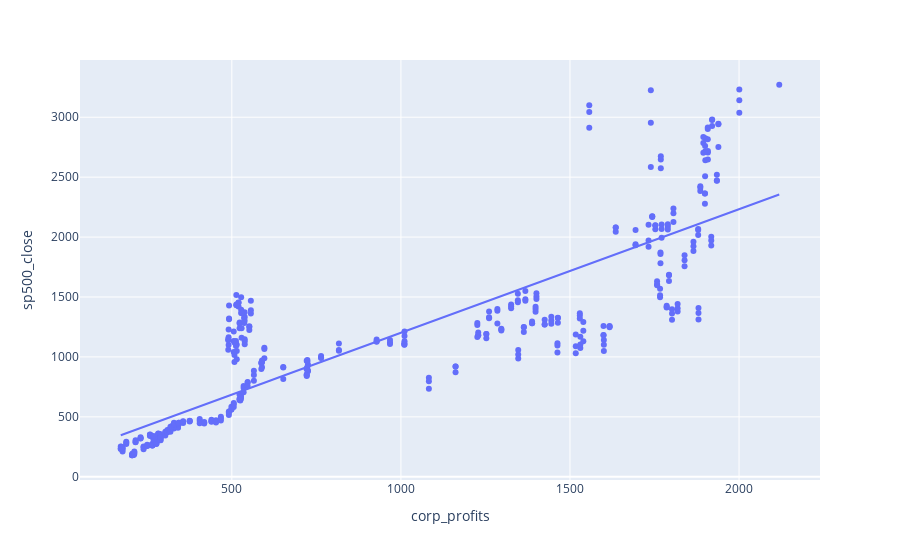
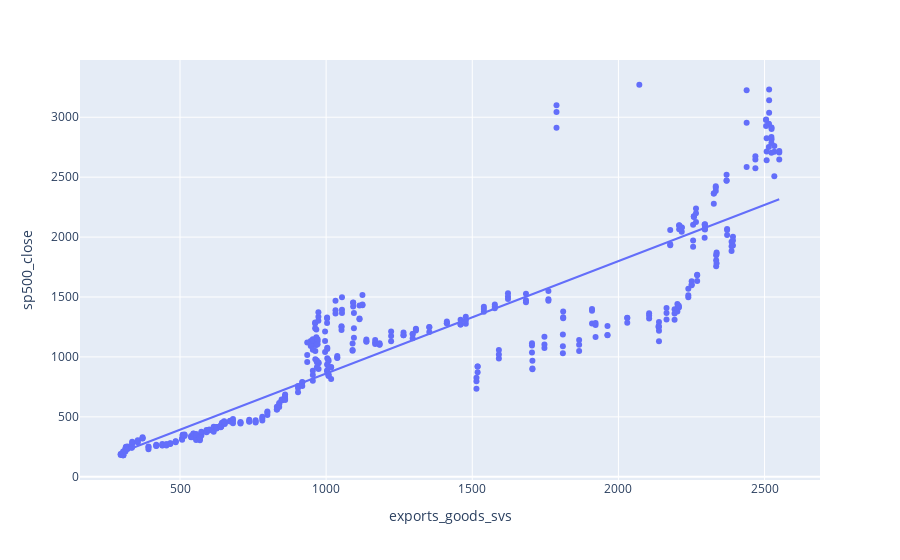
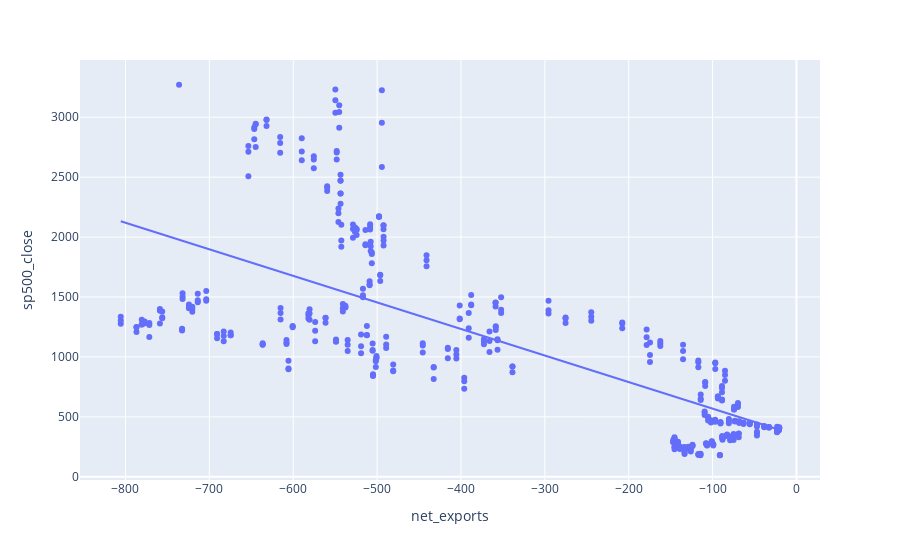
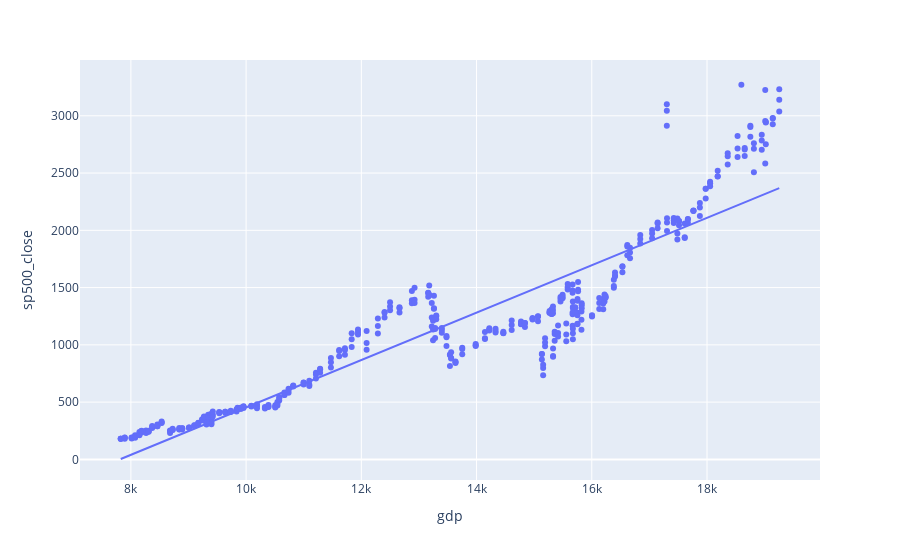

The cell these charts' notebook holds for them, in order:
### Code cell
for col in df.columns[:-4]:
    display(px.scatter(df, x=col, y='sp500_close', trendline='ols'))

### Figure 1 — Plotly figure (JSON) as saved in the notebook; plotly's stock layout.template omitted (floating-point values rounded to 4 significant figures; data arrays with more than 128 entries replaced by an {"elided": "..."} marker saying what was removed)
{"data": [{"hovertemplate": "corp_profits=%{x}<br>sp500_close=%{y}<extra></extra>", "legendgroup": "", "marker": {"color": "#636efa", "symbol": "circle"}, "mode": "markers", "name": "", "orientation": "v", "showlegend": false, "type": "scatter", "x": {"elided": "427 float values"}, "xaxis": "x", "y": {"elided": "427 float values"}, "yaxis": "y"}, {"hovertemplate": "<b>OLS trendline</b><br>sp500_close = 1.03128 * corp_profits + 169.907<br>R<sup>2</sup>=0.740684<br><br>corp_profits=%{x}<br>sp500_close=%{y} <b>(trend)</b><extra></extra>", "legendgroup": "", "marker": {"color": "#636efa", "symbol": "circle"}, "mode": "lines", "name": "", "showlegend": false, "type": "scatter", "x": {"elided": "427 float values"}, "xaxis": "x", "y": {"elided": "427 float values"}, "yaxis": "y"}], "layout": {"legend": {"tracegroupgap": 0}, "margin": {"t": 60}, "xaxis": {"anchor": "y", "domain": [0, 1], "title": {"text": "corp_profits"}}, "yaxis": {"anchor": "x", "domain": [0, 1], "title": {"text": "sp500_close"}}}}

### Figure 2 — Plotly figure (JSON) as saved in the notebook; plotly's stock layout.template omitted (floating-point values rounded to 4 significant figures; data arrays with more than 128 entries replaced by an {"elided": "..."} marker saying what was removed)
{"data": [{"hovertemplate": "exports_goods_svs=%{x}<br>sp500_close=%{y}<extra></extra>", "legendgroup": "", "marker": {"color": "#636efa", "symbol": "circle"}, "mode": "markers", "name": "", "orientation": "v", "showlegend": false, "type": "scatter", "x": {"elided": "427 float values"}, "xaxis": "x", "y": {"elided": "427 float values"}, "yaxis": "y"}, {"hovertemplate": "<b>OLS trendline</b><br>sp500_close = 0.937906 * exports_goods_svs + -75.8559<br>R<sup>2</sup>=0.799286<br><br>exports_goods_svs=%{x}<br>sp500_close=%{y} <b>(trend)</b><extra></extra>", "legendgroup": "", "marker": {"color": "#636efa", "symbol": "circle"}, "mode": "lines", "name": "", "showlegend": false, "type": "scatter", "x": {"elided": "427 float values"}, "xaxis": "x", "y": {"elided": "427 float values"}, "yaxis": "y"}], "layout": {"legend": {"tracegroupgap": 0}, "margin": {"t": 60}, "xaxis": {"anchor": "y", "domain": [0, 1], "title": {"text": "exports_goods_svs"}}, "yaxis": {"anchor": "x", "domain": [0, 1], "title": {"text": "sp500_close"}}}}

### Figure 3 — Plotly figure (JSON) as saved in the notebook; plotly's stock layout.template omitted (floating-point values rounded to 4 significant figures; data arrays with more than 128 entries replaced by an {"elided": "..."} marker saying what was removed)
{"data": [{"hovertemplate": "net_exports=%{x}<br>sp500_close=%{y}<extra></extra>", "legendgroup": "", "marker": {"color": "#636efa", "symbol": "circle"}, "mode": "markers", "name": "", "orientation": "v", "showlegend": false, "type": "scatter", "x": {"elided": "427 float values"}, "xaxis": "x", "y": {"elided": "427 float values"}, "yaxis": "y"}, {"hovertemplate": "<b>OLS trendline</b><br>sp500_close = -2.21609 * net_exports + 347.238<br>R<sup>2</sup>=0.507405<br><br>net_exports=%{x}<br>sp500_close=%{y} <b>(trend)</b><extra></extra>", "legendgroup": "", "marker": {"color": "#636efa", "symbol": "circle"}, "mode": "lines", "name": "", "showlegend": false, "type": "scatter", "x": {"elided": "427 float values"}, "xaxis": "x", "y": {"elided": "427 float values"}, "yaxis": "y"}], "layout": {"legend": {"tracegroupgap": 0}, "margin": {"t": 60}, "xaxis": {"anchor": "y", "domain": [0, 1], "title": {"text": "net_exports"}}, "yaxis": {"anchor": "x", "domain": [0, 1], "title": {"text": "sp500_close"}}}}

### Figure 4 — Plotly figure (JSON) as saved in the notebook; plotly's stock layout.template omitted (floating-point values rounded to 4 significant figures; data arrays with more than 128 entries replaced by an {"elided": "..."} marker saying what was removed)
{"data": [{"hovertemplate": "gdp=%{x}<br>sp500_close=%{y}<extra></extra>", "legendgroup": "", "marker": {"color": "#636efa", "symbol": "circle"}, "mode": "markers", "name": "", "orientation": "v", "showlegend": false, "type": "scatter", "x": {"elided": "427 float values"}, "xaxis": "x", "y": {"elided": "427 float values"}, "yaxis": "y"}, {"hovertemplate": "<b>OLS trendline</b><br>sp500_close = 0.20688 * gdp + -1615.3<br>R<sup>2</sup>=0.849080<br><br>gdp=%{x}<br>sp500_close=%{y} <b>(trend)</b><extra></extra>", "legendgroup": "", "marker": {"color": "#636efa", "symbol": "circle"}, "mode": "lines", "name": "", "showlegend": false, "type": "scatter", "x": {"elided": "427 float values"}, "xaxis": "x", "y": {"elided": "427 float values"}, "yaxis": "y"}], "layout": {"legend": {"tracegroupgap": 0}, "margin": {"t": 60}, "xaxis": {"anchor": "y", "domain": [0, 1], "title": {"text": "gdp"}}, "yaxis": {"anchor": "x", "domain": [0, 1], "title": {"text": "sp500_close"}}}}
